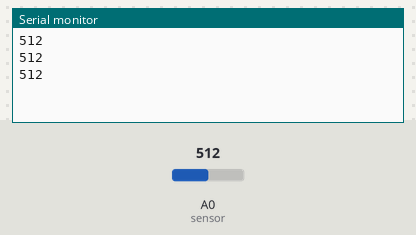
This sketch was run on a simulated Arduino Uno, built with avr-gcc and run on an emulated ATmega328P. Parts: the last lines printed to the serial monitor. The inputs (shaded band) are chosen by the test bench; at power-on: A0 (sensor) = 512.

Above: at 1.3 s.
1.4 s: A0 (sensor) set to 716
At 1.9 s:
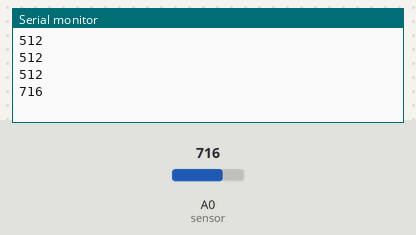
2.9 s: A0 (sensor) set to 900
At 3.4 s:
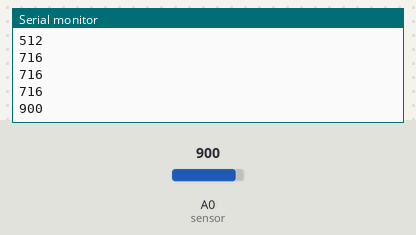
Timing chart, 0 to 5.9 s (numbered marks = the images above; inputs shaded):
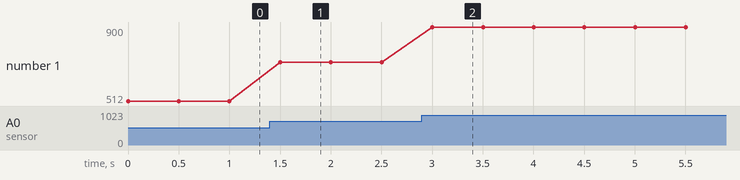

The sketch:

gas_sensor1.ino
```cpp
int sensor = A0;
int led = 13 ;
int val ;
int threshold = 100 ;

void setup()
{
	Serial.begin(9600);
}

void loop()
{
  val = analogRead(sensor);
	Serial.println( val);
  if(val>threshold){
  	digitalWrite(led,HIGH);
  }
  else {
  digitalWrite(led,LOW);
  }
	delay(500);
}
```

Measured:
- after the input at 1.4 s, the serial monitor: prints a new line after 0.10 s (image 1)
- after the input at 2.9 s, the serial monitor: prints a new line after 0.10 s (image 2)
- plotted number 1: 512 → 716 after the input at 1.4 s, 716 → 900 after the input at 2.9 s
